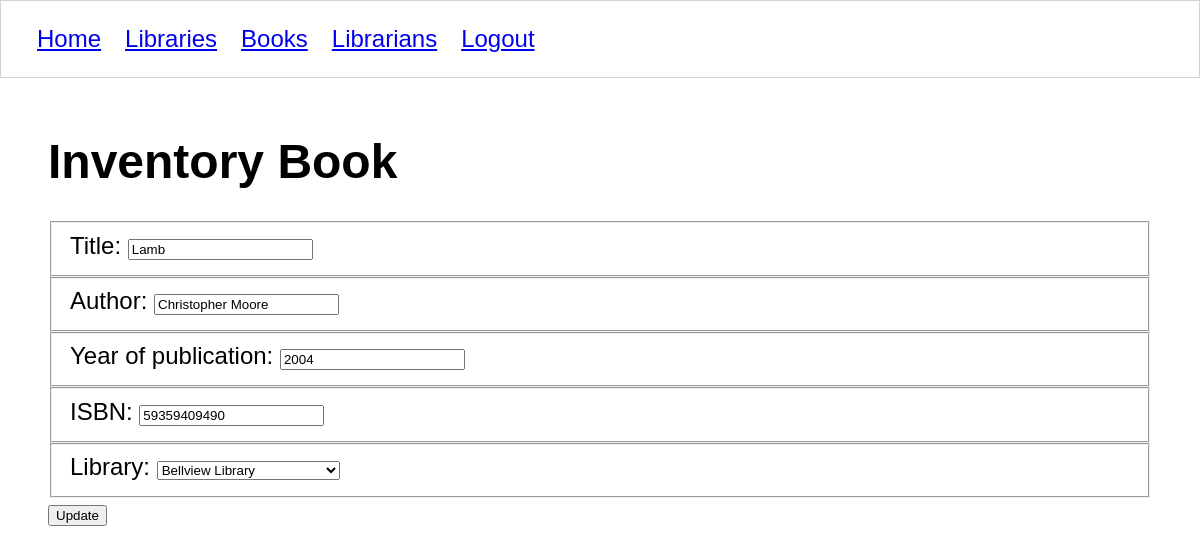
Page /books/1/form/ (signed in) on the earlier database version.
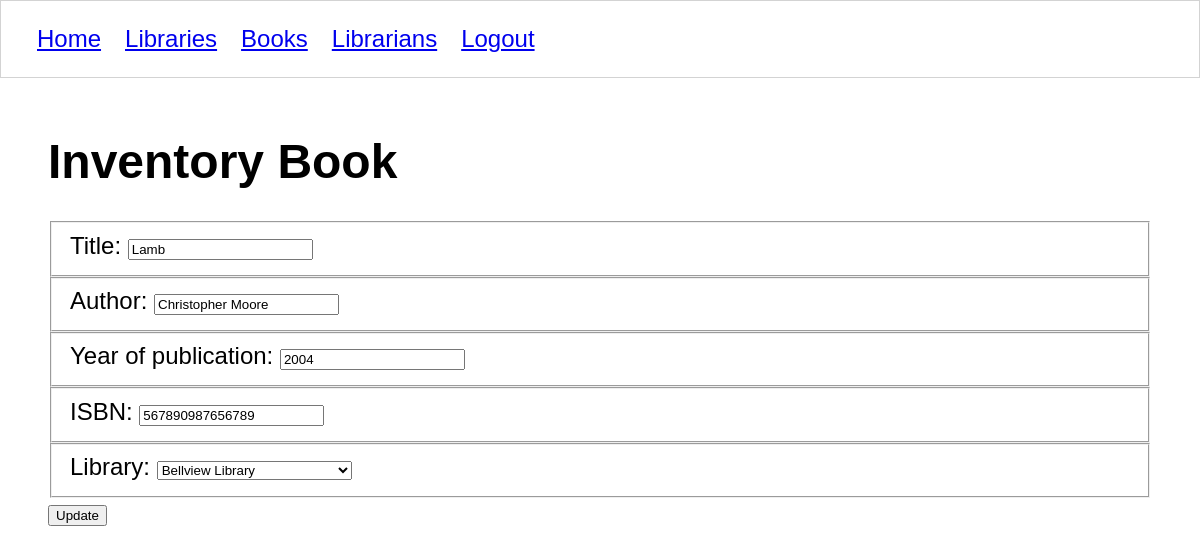
Same page on the later database version.
### libraryapp/models/book.py (models this page shows, shortened)
class Book(models.Model):
    title = models.CharField(max_length = 50)
    ISBN = models.CharField(max_length=100)
    author = models.CharField(max_length=50)
    year_published = models.IntegerField()
    location = models.ForeignKey(Library, on_delete=models.CASCADE)
    librarian = models.ForeignKey(Librarian, on_delete=models.CASCADE)

### libraryapp/models/library.py (models this page shows, shortened)
class Library(models.Model):
    title = models.CharField(max_length = 50)
    address = models.CharField(max_length=50)

### libraryapp/views/books/form.py (the view)
# urls.py: path('books/<int:book_id>/form/', book_edit_form, name='book_edit_form'),
@login_required
def book_edit_form(request, book_id):
    if request.method == 'GET':
        book = get_book(book_id)
        libraries = get_libraries()
        template = 'books/form.html'
        context = {
            'book': book,
            'all_libraries': libraries
        }
        return render(request, template, context)

### libraryapp/models/modelfactory.py (called while the page is built)
def model_factory(model_type):
    def create(cursor, row):
        instance = model_type()
        smart_row = sqlite3.Row(cursor, row)
        for col in smart_row.keys():
            setattr(instance, col, smart_row[col])
        return instance
    return create

### libraryapp/views/books/details.py (called while the page is built)
def get_book(book_id):
    with sqlite3.connect(Connection.db_path) as conn:
        conn.row_factory = create_book
        db_cursor = conn.cursor()
        db_cursor.execute("""
        SELECT
            b.id book_id,
            b.title,
            b.ISBN,
            b.author,
            b.year_published,
            b.librarian_id,
            b.location_id,
            li.id librarian_id,
            u.first_name,
            u.last_name,
            loc.id library_id,
            loc.title library_name
        FROM libraryapp_book b
        JOIN libraryapp_librarian li ON b.librarian_id = li.id
        JOIN libraryapp_library loc ON b.location_id = loc.id
        JOIN auth_user u ON u.id = li.user_id
        WHERE b.id = ?
        """, (book_id,))
        return db_cursor.fetchone()

### libraryapp/templates/books/form.html (shortened to what this page needs)
{% extends 'shared/base.html' %}
{% block content %}
<h1>Inventory Book</h1>
    {% if book.id is not None %}
        <form action="{% url 'libraryapp:book' book.id %}" method="post">
    {% else %}
        <form action="{% url 'libraryapp:books' %}" method="post">
    {% endif %}
        <fieldset>
            <label for="title">Title: </label>
            <input id="title" type="text" name="title" value="{{ book.title }}">
        </fieldset>
        <fieldset>
            <label for="author">Author: </label>
            <input id="author" type="text" name="author" value="{{ book.author }}">
        </fieldset>
        <fieldset>
            <label for="year_published">Year of publication: </label>
            <input id="year_published" type="number" name="year_published" value="{{ book.year_published }}">
        </fieldset>
        <fieldset>
            <label for="ISBN">ISBN: </label>
            <input id="ISBN" type="text" name="ISBN" value="{{ book.ISBN }}">
        </fieldset>
        <fieldset>
            <label for="location">Library: </label>
            <select id="location" type="text" name="location">
                {% for library in all_libraries %}
                <option {% if library.id == book.location_id %}selected{% endif %} value="{{ library.id }}">
                    {{ library.title }}</option>
                {% endfor %}
            </select>
        </fieldset>
        {% if book.id is not None %}
            <input type="submit" value="Update" />
        {% else %}
            <input type="submit" value="Create" />
        {% endif %}
    </form>
{% endblock %}

Differences in the rows shown:
changed Book "Lamb": ISBN "59359409490" → "567890987656789"
